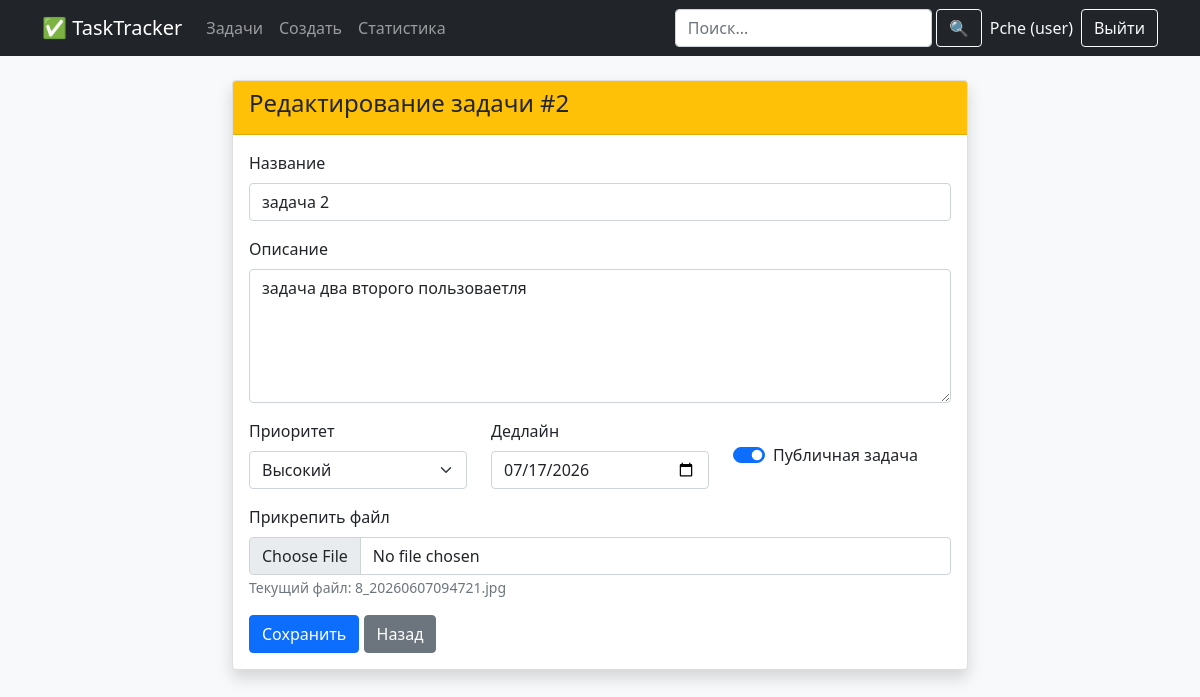
The page /task/2/edit (signed in) on the database its author committed.
### models.py (models this page shows, shortened)
class User(UserMixin, db.Model):
    __tablename__ = 'users'
    id = db.Column(db.Integer, primary_key=True)
    username = db.Column(db.String(64), unique=True, nullable=False)
    password_hash = db.Column(db.String(256), nullable=False)
    role = db.Column(db.String(20), default='user')
    tasks = db.relationship('Task', backref='author', lazy='dynamic')
    comments = db.relationship('Comment', backref='author', lazy='dynamic')

class Task(db.Model):
    __tablename__ = 'tasks'
    id = db.Column(db.Integer, primary_key=True)
    title = db.Column(db.String(200), nullable=False)
    description = db.Column(db.Text, nullable=False)
    priority = db.Column(db.String(20), default='medium')
    status = db.Column(db.String(20), default='new')
    deadline = db.Column(db.Date, nullable=False)
    created_at = db.Column(db.DateTime, default=datetime.utcnow)
    is_public = db.Column(db.Boolean, default=True)
    file_path = db.Column(db.String(300), nullable=True)
    author_id = db.Column(db.Integer, db.ForeignKey('users.id'), nullable=False)
    comments = db.relationship('Comment', backref='task', lazy='dynamic', cascade='all, delete-orphan')
    def can_edit(self, user):
        return user and (user.id == self.author_id or user.is_admin())

### app.py (the view)
@app.route('/task/<int:id>/edit', methods=['GET', 'POST'])
@login_required
def edit_task(id):
    task = Task.query.get_or_404(id)
    if not task.can_edit(current_user):
        abort(403)
    if task.status == 'archived':
        flash('Нельзя редактировать архивную задачу.', 'warning')
        return redirect(url_for('view_task', id=task.id))
    form = TaskForm(obj=task)
    if form.validate_on_submit():
        task.title = form.title.data
        task.description = form.description.data
        task.priority = form.priority.data
        task.deadline = form.deadline.data
        task.is_public = form.is_public.data
        if form.file.data:
            new_file = save_file(form.file.data, 'tasks')
            if new_file:
                task.file_path = new_file
        db.session.commit()
        flash('Задача обновлена.', 'success')
        return redirect(url_for('view_task', id=task.id))
    elif request.method == 'GET':
        form.deadline.data = task.deadline
    return render_template('edit_task.html', form=form, task=task)

### forms.py (shortened to what this page needs)
class TaskForm(FlaskForm):
    title = StringField('Название', validators=[DataRequired(), Length(max=200)])
    description = TextAreaField('Описание', validators=[DataRequired()])
    priority = SelectField('Приоритет', choices=[('high', 'Высокий'), ('medium', 'Средний'), ('low', 'Низкий')])
    deadline = DateField('Дедлайн', validators=[DataRequired()], format='%Y-%m-%d')
    is_public = BooleanField('Публичная задача', default=True)
    file = FileField('Прикрепить файл')  # Убран валидатор FileAllowed
    submit = SubmitField('Сохранить')

### app.py (called while the page is built)
@login_manager.user_loader
def load_user(user_id):
    return User.query.get(int(user_id))

### templates/edit_task.html (shortened to what this page needs)
{% extends "base.html" %}
{% block content %}
<div class="row justify-content-center">
    <div class="col-md-8">
        <div class="card shadow">
            <div class="card-header bg-warning">
                <h4>Редактирование задачи #{{ task.id }}</h4>
            </div>
            <div class="card-body">
                <form method="POST" enctype="multipart/form-data">
                    <div class="mb-3">
                        {{ form.title.label(class="form-label") }}
                        {{ form.title(class="form-control") }}
                    </div>
                    <div class="mb-3">
                        {{ form.description.label(class="form-label") }}
                        {{ form.description(class="form-control", rows=5) }}
                    </div>
                    <div class="row">
                        <div class="col-md-4 mb-3">
                            {{ form.priority.label(class="form-label") }}
                            {{ form.priority(class="form-select") }}
                        </div>
                        <div class="col-md-4 mb-3">
                            {{ form.deadline.label(class="form-label") }}
                            {{ form.deadline(class="form-control", type="date") }}
                        </div>
                        <div class="col-md-4 mb-3">
                            <div class="form-check form-switch mt-4">
                                {{ form.is_public(class="form-check-input") }}
                                {{ form.is_public.label(class="form-check-label") }}
                            </div>
                        </div>
                    </div>
                    <div class="mb-3">
                        {{ form.file.label(class="form-label") }}
                        {{ form.file(class="form-control") }}
                        {% if task.file_path %}<small class="text-muted">Текущий файл: {{ task.file_path.split('/')[-1] }}</small>{% endif %}
                    </div>
                    {{ form.submit(class="btn btn-primary") }}
                    <a href="{{ url_for('view_task', id=task.id) }}" class="btn btn-secondary">Назад</a>
                </form>
            </div>
        </div>
    </div>
</div>
{% endblock %}

### templates/base.html (shortened to what this page needs)
<!DOCTYPE html>
<html lang="ru">
<head>
    <link href="https://cdn.jsdelivr.net/npm/bootstrap@5.1.3/dist/css/bootstrap.min.css" rel="stylesheet">
</head>
<body>
    <nav class="navbar navbar-expand-lg navbar-dark bg-dark">
        <div class="container">
            <a class="navbar-brand" href="{{ url_for('tasks') }}">✅ TaskTracker</a>
            <div class="collapse navbar-collapse" id="navbarNav">
                <ul class="navbar-nav me-auto">
                    {% if current_user.is_authenticated %}
                        <li class="nav-item"><a class="nav-link" href="{{ url_for('tasks') }}">Задачи</a></li>
                        <li class="nav-item"><a class="nav-link" href="{{ url_for('create_task') }}">Создать</a></li>
                        <li class="nav-item"><a class="nav-link" href="{{ url_for('statistics') }}">Статистика</a></li>
                    {% endif %}
                </ul>
                <form class="d-flex me-2" action="{{ url_for('search') }}" method="get">
                    <input class="form-control me-1" type="search" name="q" placeholder="Поиск..." aria-label="Search">
                    <button class="btn btn-outline-light" type="submit">🔍</button>
                </form>
                {% if current_user.is_authenticated %}
                    <span class="navbar-text text-light me-2">{{ current_user.username }} ({{ current_user.role }})</span>
                    <a class="btn btn-outline-light" href="{{ url_for('logout') }}">Выйти</a>
                {% else %}
                    <a class="btn btn-outline-light me-1" href="{{ url_for('login') }}">Вход</a>
                    <a class="btn btn-primary" href="{{ url_for('register') }}">Регистрация</a>
                {% endif %}
            </div>
        </div>
    </nav>
    <div class="container mt-4">
        {% block content %}{% endblock %}
    </div>
</body>
</html>

### templates/base.html (style rules this page uses)
body { background-color: #f8f9fa; }

### rows shown on the page
User: username "Pche", role "user"
Task: id "2", title "задача 2", description "задача два второго пользоваетля", priority "Высокий", deadline "07/17/2026", is_public "☑", file_path "8_20260607094721.jpg"
